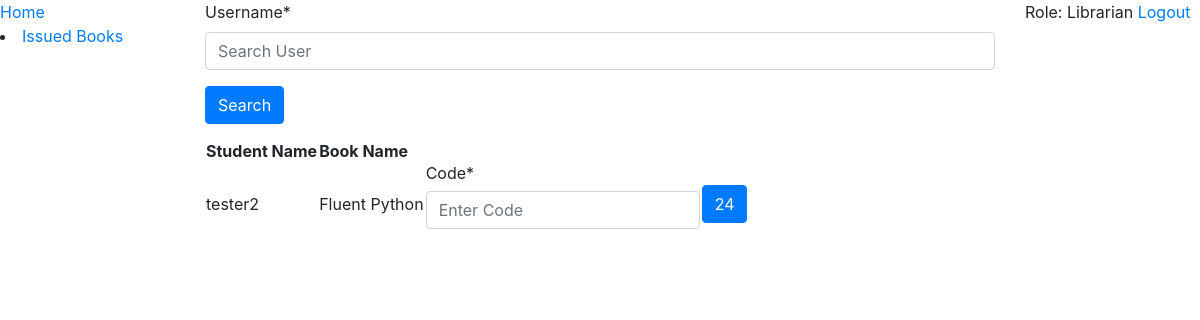
The app's page /librarian/ (signed in) with its own data.
### book_issue/models.py (models this page shows, shortened)
class TimeStampModel(models.Model):
    created = models.DateField(auto_now_add=True)
    class Meta:
        abstract = True

class BookIssueCode(TimeStampModel):
    user = models.ForeignKey(User, on_delete=models.CASCADE, related_name='user')
    book = models.ForeignKey('books.Book', on_delete=models.CASCADE, related_name='book')
    code = models.CharField(max_length=6)
    class Meta:
        permissions = (
            ("can_enter_code_to_issue_book", "can enter code to issue book"),
        )

### books/models.py (models this page shows, shortened)
class Book(models.Model):
    title = models.CharField(max_length=100)
    author_name = models.CharField(max_length=50)
    publisher_name = models.CharField(max_length=50, blank=True)
    pages = models.PositiveIntegerField(blank=True, null=True)
    pub_year = models.PositiveIntegerField()
    books_available = models.IntegerField()

### librarian/views.py (the view, shortened to what this page needs)
# urls.py: 2. Add a URL to urlpatterns:  path('', views.home, name='home')
@permission_required('book_issue.add_bookissuecode')
def home(request):
    book_issue_requests = BookIssueCode.objects.all().order_by('-created')
    search_form = SearchForm(request.GET or None)
    book_issue_code_form = BookIssueCodeForm()
    if search_form.is_valid():
        q = search_form.cleaned_data['username']
        return HttpResponseRedirect(reverse('librarian:search_result', kwargs={'q': q}))
    context = {'book_issue_requests': book_issue_requests, 'book_issue_code_form': book_issue_code_form,
               'search_form': search_form}
    return render(request, 'librarian/home.html', context)

### librarian/forms.py
class BookIssueCodeForm(forms.Form):
    code = forms.CharField(max_length=6, widget=forms.TextInput({'placeholder': 'Enter Code'}))

class SearchForm(forms.Form):
    username = forms.CharField(max_length=30, widget=forms.TextInput({'placeholder': 'Search User'}))

### librarian/templates/librarian/home.html (shortened to what this page needs)
{%extends 'librarian/base.html'%}
{%load crispy_forms_tags %}
{%block content%}
    <form method="get" action="{%url 'librarian:search' %}">
        {{search_form|crispy}}
        <input name="search" value="Search" class="btn btn-primary" type="submit">
    </form>
    <table>
        <tr>
            <th>Student Name</th>
            <th>Book Name</th>
        </tr>
        {%for book_issue_request in book_issue_requests%}
            <tr>
                <td>{{book_issue_request.user.username}}</td>
                <td>{{book_issue_request.book.title}}</td>
                <form method="post" action="{%url 'librarian:home'%}" class="form-inline">
                    <td>
                        {{book_issue_code_form|crispy}}
                    </td>
                    <td>
                        <input type="submit" name="check_code" value="{{book_issue_request.pk}}"
                               class="btn btn-primary" >
                    </td>
                </form>
            </tr>
        {%endfor%}
    </table>
{%endblock%}

### records on screen
BookIssueCode: user.username "tester2", book "Fluent Python", check_code "24"
